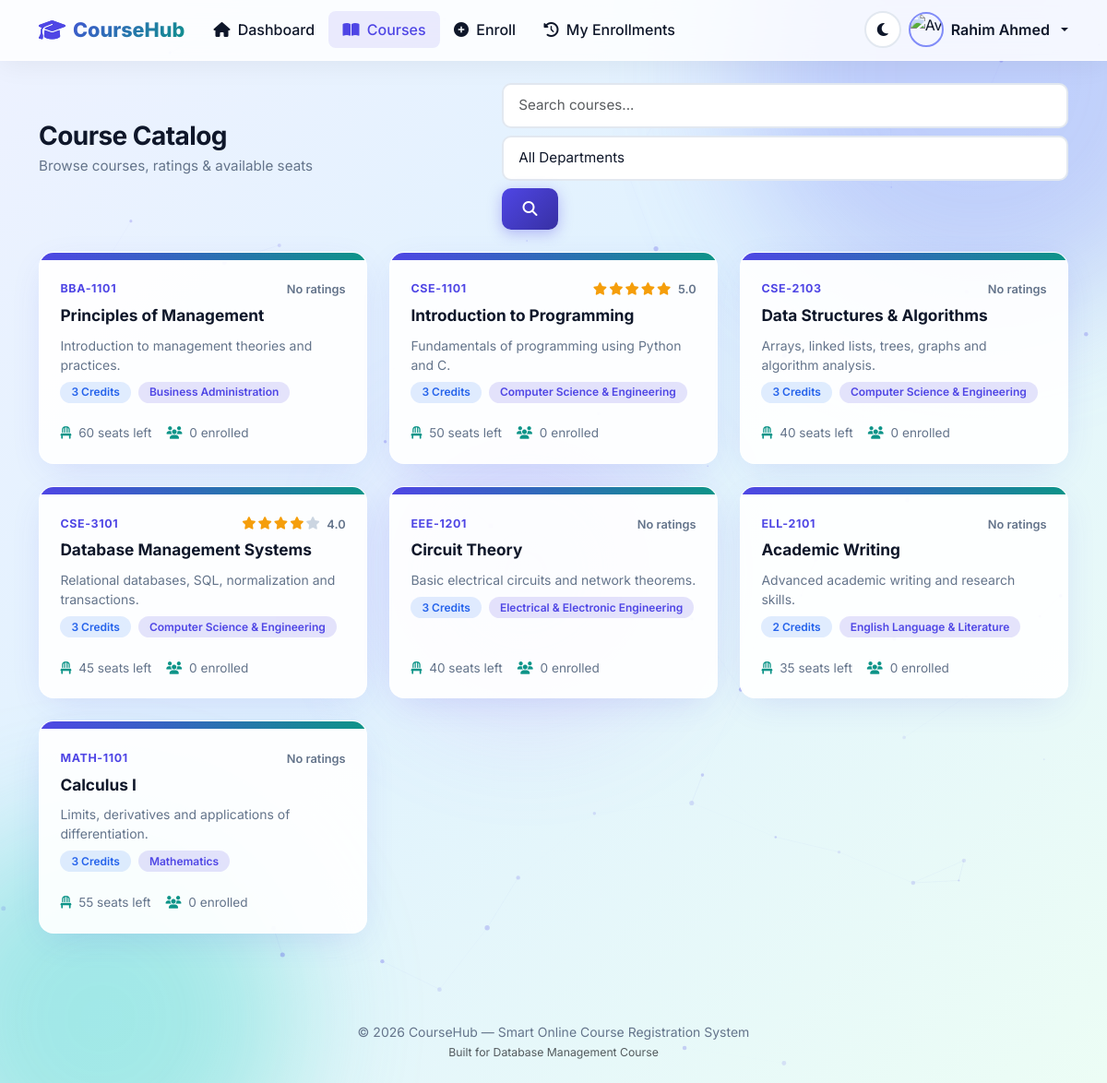
The page /courses.php (signed in) on the database its author committed.
### tables this page shows
CREATE TABLE `course` (
  `id` int(11) NOT NULL AUTO_INCREMENT,
  `courseCode` varchar(30) NOT NULL,
  `courseName` varchar(200) NOT NULL,
  `courseUnit` int(11) NOT NULL DEFAULT 3,
  `noofSeats` int(11) NOT NULL DEFAULT 40,
  `departmentId` int(11) DEFAULT NULL,
  `description` text,
  `creationDate` timestamp NOT NULL DEFAULT CURRENT_TIMESTAMP,
  `updationDate` timestamp NULL DEFAULT NULL ON UPDATE CURRENT_TIMESTAMP,
  PRIMARY KEY (`id`),
  UNIQUE KEY `courseCode` (`courseCode`)
);

CREATE TABLE `department` (
  `id` int(11) NOT NULL AUTO_INCREMENT,
  `department` varchar(150) NOT NULL,
  `code` varchar(20) DEFAULT NULL,
  `creationDate` timestamp NOT NULL DEFAULT CURRENT_TIMESTAMP,
  PRIMARY KEY (`id`)
);

### courses.php (the view, shortened to what this page needs)
<?php
include('includes/config.php');
include('includes/header.php');
$search = isset($_GET['q']) ? clean($_GET['q']) : '';
$sql = "SELECT c.*, d.department as deptName,
        (SELECT ROUND(AVG(rating),1) FROM ratings WHERE courseId = c.id) as avgRating,
        (SELECT COUNT(*) FROM ratings WHERE courseId = c.id) as ratingCount
        FROM course c
        LEFT JOIN department d ON c.departmentId = d.id WHERE 1=1";
$sql .= " ORDER BY c.courseCode";
$courses = mysqli_query($bd, $sql);
?>
<div class="d-flex flex-wrap justify-content-between align-items-center mb-4 gap-3 fade-in">
    <div>
        <h1 class="page-title">Course Catalog</h1>
        <p class="page-subtitle">Browse courses, ratings & available seats</p>
    </div>
    <form class="d-flex gap-2 flex-wrap" method="GET">
        <input type="text" name="q" class="form-control form-control-modern" placeholder="Search courses..." value="<?= htmlspecialchars($search) ?>" style="min-width:180px;">
        <select name="dept" class="form-select form-control-modern" style="min-width:150px;">
            <option value="0">All Departments</option>
        </select>
        <button type="submit" class="btn btn-primary-modern"><i class="fas fa-search"></i></button>
    </form>
</div>
<div class="row g-4 stagger-children">
    <?php if (mysqli_num_rows($courses) > 0): ?>
        <?php while ($c = mysqli_fetch_assoc($courses)):
            $enrolledCount = mysqli_fetch_assoc(mysqli_query($bd, "SELECT COUNT(*) as cnt FROM courseenrolls WHERE course={$c['id']}"))['cnt'];
            $seatsLeft = $c['noofSeats'] - $enrolledCount;
            $avg = $c['avgRating'] ? (float)$c['avgRating'] : 0;
            $rCount = (int)$c['ratingCount'];
        ?>
        <div class="col-md-6 col-lg-4">
            <div class="course-card">
                <div class="course-card-header"></div>
                <div class="course-card-body">
                    <div class="d-flex justify-content-between align-items-start">
                        <div class="course-code"><?= htmlspecialchars($c['courseCode']) ?></div>
                        <?php if ($rCount > 0): ?>
                        <div class="star-rating star-rating-display" title="<?= $avg ?> / 5 (<?= $rCount ?> reviews)">
                            <?php for ($i = 1; $i <= 5; $i++): ?>
                                <i class="fas fa-star star <?= $i <= round($avg) ? 'filled' : '' ?>"></i>
                            <?php endfor; ?>
                            <span class="rating-value"><?= number_format($avg, 1) ?></span>
                        </div>
                        <?php else: ?>
                        <span class="rating-value">No ratings</span>
                        <?php endif; ?>
                    </div>
                    <div class="course-title"><?= htmlspecialchars($c['courseName']) ?></div>
                    <p class="text-muted small mb-2" style="color:var(--text-muted)!important"><?= htmlspecialchars($c['description'] ?? 'No description available.') ?></p>
                    <div class="d-flex gap-2 mb-2 flex-wrap">
                        <span class="badge badge-modern badge-info"><?= (int)$c['courseUnit'] ?> Credits</span>
                        <span class="badge badge-modern badge-primary"><?= htmlspecialchars($c['deptName'] ?? 'General') ?></span>
                    </div>
                    <div class="course-meta">
                        <span><i class="fas fa-chair me-1"></i> <?= $seatsLeft ?> seats left</span>
                        <span><i class="fas fa-users me-1"></i> <?= $enrolledCount ?> enrolled</span>
                    </div>
                </div>
            </div>
        </div>
        <?php endwhile; ?>
    <?php endif; ?>
</div>
<?php include('includes/footer.php'); ?>

### assets/css/style.css (style rules this page uses)
:root { --primary: #4f46e5; --primary-dark: #3730a3; --primary-light: #818cf8; --secondary: #0d9488; --secondary-light: #2dd4bf; --accent: #f59e0b; --danger: #ef4444; --success: #10b981; --warning: #f59e0b; --info: #3b82f6; --dark: #0f172a; --dark-2: #1e293b; --gray: #64748b; --gray-light: #f1f5f9; --white: #ffffff; --card-bg: rgba(255, 255, 255, 0.92); --card-border: rgba(255, 255, 255, 0.55); --body-bg: linear-gradient(135deg, #eef2ff 0%, #e0f2fe 45%, #ecfdf5 100%); --text: #0f172a; --text-muted: #64748b; --navbar-bg: rgba(255, 255, 255, 0.82); --input-bg: #ffffff; --input-border: #e2e8f0; --table-hover: rgba(79, 70, 229, 0.05); --shadow: 0 10px 40px -12px rgba(79, 70, 229, 0.18); --shadow-lg: 0 25px 50px -12px rgba(15, 23, 42, 0.18); --radius: 16px; --radius-sm: 10px; --transition: all 0.3s cubic-bezier(0.4, 0, 0.2, 1); --star: #f59e0b; }
* { margin: 0; padding: 0; box-sizing: border-box; }
body { font-family: 'Inter', 'Segoe UI', system-ui, -apple-system, sans-serif; background: var(--body-bg); background-attachment: fixed; color: var(--text); min-height: 100vh; overflow-x: hidden; transition: background 0.4s ease, color 0.3s ease; }
h1, h2, h3, h4, h5, h6 { font-weight: 700; letter-spacing: -0.02em; color: var(--text); }
.page-title { font-size: 1.75rem; color: var(--text); margin-bottom: 0.25rem; }
.page-subtitle { color: var(--text-muted); font-size: 0.95rem; }
.btn-primary-modern { background: linear-gradient(135deg, var(--primary), var(--primary-dark)); border: none; color: white !important; font-weight: 600; padding: 0.65rem 1.4rem; border-radius: 10px; transition: var(--transition); box-shadow: 0 4px 15px rgba(79, 70, 229, 0.35); }
.form-control-modern { border: 2px solid var(--input-border); border-radius: 10px; padding: 0.7rem 1rem; font-size: 0.95rem; transition: var(--transition); background: var(--input-bg); color: var(--text); }
.badge-modern { padding: 0.35rem 0.75rem; border-radius: 20px; font-weight: 600; font-size: 0.75rem; }
.badge-info { background: rgba(59, 130, 246, 0.15); color: #2563eb; }
.badge-primary { background: rgba(79, 70, 229, 0.15); color: var(--primary); }
.course-card { background: var(--card-bg); border-radius: var(--radius); overflow: hidden; box-shadow: var(--shadow); transition: var(--transition); height: 100%; display: flex; flex-direction: column; border: 1px solid var(--card-border); }
.course-card-header { height: 8px; background: linear-gradient(90deg, var(--primary), var(--secondary)); }
.course-card-body { padding: 1.4rem; flex: 1; display: flex; flex-direction: column; }
.course-code { font-size: 0.78rem; font-weight: 700; color: var(--primary); letter-spacing: 0.05em; text-transform: uppercase; }
.course-title { font-size: 1.08rem; font-weight: 700; margin: 0.35rem 0 0.55rem; color: var(--text); }
.course-meta { display: flex; gap: 1rem; font-size: 0.85rem; color: var(--text-muted); margin-top: auto; padding-top: 0.9rem; flex-wrap: wrap; }
.course-meta i { color: var(--secondary); }
.star-rating { display: inline-flex; gap: 2px; align-items: center; }
.star-rating .star { color: #cbd5e1; font-size: 0.95rem; cursor: pointer; transition: var(--transition); }
.star-rating .star.filled, .star-rating .star.active { color: var(--star); }
.star-rating-display .star { cursor: default; font-size: 0.85rem; }
.rating-value { font-size: 0.8rem; color: var(--text-muted); margin-left: 0.35rem; font-weight: 600; }
.fade-in { animation: fadeIn 0.5s ease-out; }
.stagger-children > * { opacity: 0; animation: slideUp 0.5s ease-out forwards; }
.stagger-children > *:nth-child(1) { animation-delay: 0.05s; }
.stagger-children > *:nth-child(2) { animation-delay: 0.1s; }
.stagger-children > *:nth-child(3) { animation-delay: 0.15s; }
.stagger-children > *:nth-child(4) { animation-delay: 0.2s; }
.stagger-children > *:nth-child(5) { animation-delay: 0.25s; }
.stagger-children > *:nth-child(6) { animation-delay: 0.3s; }

### rows shown on the page
course: courseCode "BBA-1101", shows "No ratings", courseName "Principles of Management", description "Introduction to management theories and practices.", courseUnit "3", departmentId.department "Business Administration", noofSeats "60", enrolledCount "0"
course: courseCode "CSE-1101", avg "5.0", courseName "Introduction to Programming", description "Fundamentals of programming using Python and C.", courseUnit "3", departmentId.department "Computer Science & Engineering", noofSeats "50", enrolledCount "0"
course: courseCode "CSE-2103", shows "No ratings", courseName "Data Structures & Algorithms", description "Arrays, linked lists, trees, graphs and algorithm analysis.", courseUnit "3", departmentId.department "Computer Science & Engineering", noofSeats "40", enrolledCount "0"
course: courseCode "CSE-3101", avg "4.0", courseName "Database Management Systems", description "Relational databases, SQL, normalization and transactions.", courseUnit "3", departmentId.department "Computer Science & Engineering", noofSeats "45", enrolledCount "0"
course: courseCode "EEE-1201", shows "No ratings", courseName "Circuit Theory", description "Basic electrical circuits and network theorems.", courseUnit "3", departmentId.department "Electrical & Electronic Engineering", noofSeats "40", enrolledCount "0"
course: courseCode "ELL-2101", shows "No ratings", courseName "Academic Writing", description "Advanced academic writing and research skills.", courseUnit "2", departmentId.department "English Language & Literature", noofSeats "35", enrolledCount "0"
course: courseCode "MATH-1101", shows "No ratings", courseName "Calculus I", description "Limits, derivatives and applications of differentiation.", courseUnit "3", departmentId.department "Mathematics", noofSeats "55", enrolledCount "0"

### other values the page prints
APP_NAME "CourseHub"
$sname "Rahim Ahmed"
